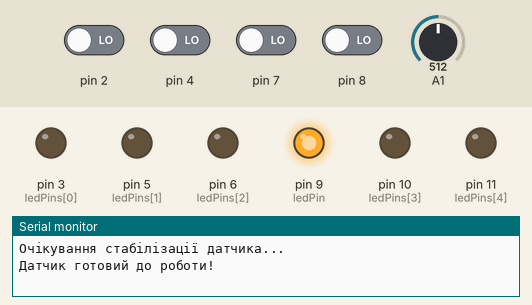
The sketch below on a simulated Arduino Uno, built with avr-gcc and run on an emulated ATmega328P. Shown: output pins drawn as LEDs (lit = HIGH), the last lines printed to the serial monitor. Inputs (shaded band) come from the test bench; at power-on: pin 2, pin 4, pin 7, pin 8 LOW, A1 = 512.

Above: at 1.2 s.
1.3 s: A1 set to 111
At 7.71 s:
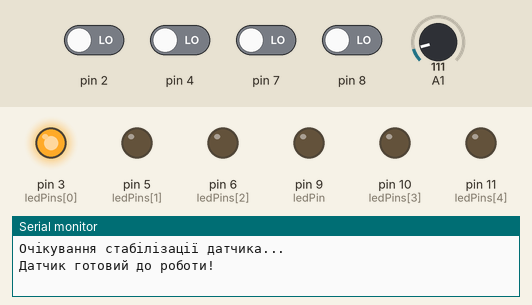
16.4 s: A1 set to 95
At 19.51 s:
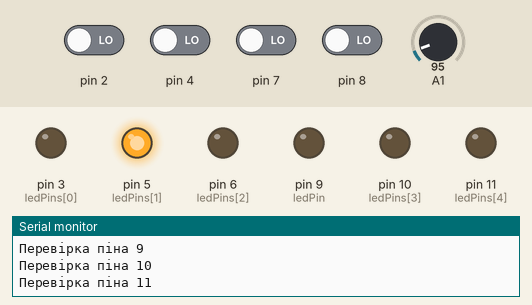
31.5 s: A1 set to 122
At 35.4 s:
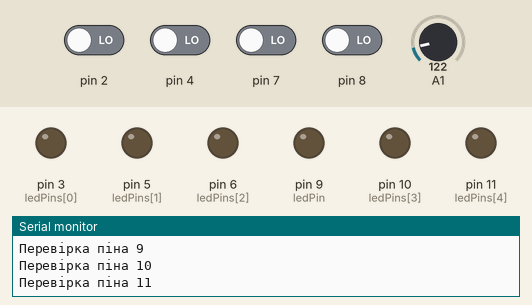
46.6 s: pin 2 driven HIGH
61.7 s: A1 set to 90
Timing chart, 0 to 67.6 s (numbered marks = the images above; inputs shaded):
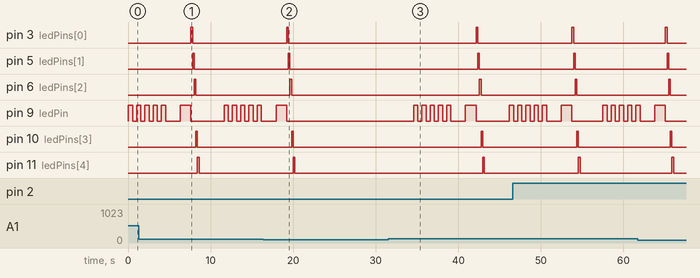

The sketch:

loop.ino
```cpp
unsigned int ledPin = 9; // Пін з підтримкою ШІМ (PWM)
unsigned int ledPins[] = {3, 5, 6, 10, 11}; // Масив номерів пінів ШІМ (PWM)
int count = sizeof(ledPins) / sizeof(ledPins[0]); // Обчислюємо довжину (5)

int sensorPin = A0;
int sensorValue;

void setup() {
  //  Налаштовуємо led пін на вихід
  pinMode(ledPin, OUTPUT);

  // Налаштовуємо всі піни на вихід одним циклом
  for (int i = 0; i < count; i++) {
    pinMode(ledPins[i], OUTPUT);
  }

  Serial.begin(9600);
  Serial.println("Очікування стабілізації датчика...");

  // Цикл триває, поки значення з датчика занадто низьке
  while (analogRead(sensorPin) < 200) {
    delay(100);
    // Програма "зависне" тут, поки сигнал не перевищить 200
  }

  Serial.println("Датчик готовий до роботи!");
}

void loop() {
  for(int i = 0; i < 5; i++){
    blinkLED(ledPin, 500);
  }

  // Збільшуємо яскравість від 0 до 255
  // i++ == i = i + 1
  // Наприклад: для кроку черуз 1 можна використовувати і = і + 2
  for (int brightness = 0; brightness <= 255; brightness++) {
    analogWrite(ledPin, brightness);
    delay(5); // Затримка для плавності
  }

  // Зменшуємо яскравість від 255 до 0
  for (int brightness = 255; brightness >= 0; brightness--) {
    analogWrite(ledPin, brightness);
    delay(5);
  }

  // Почергово вмикаємо кожен світлодіод ("біжучий вогонь")
  for (int i = 0; i < count; i++) {
    digitalWrite(ledPins[i], HIGH);
    delay(200);
    digitalWrite(ledPins[i], LOW);
  }

  do {
    sensorValue = analogRead(A1);
    Serial.print("Зчитуємо: ");
    Serial.println(sensorValue);
    delay(100);
    // Повторюємо, поки значення менше 100
  } while (sensorValue < 100);
  Serial.println("Поріг подолано!");

  // 1. Зовнішній цикл вибирає, який світлодіод зараз працює
  for (int i = 0; i < count; i++) {

    // 2. Внутрішній цикл плавно піднімає яскравість вибраного LED
    for (int brightness = 0; brightness <= 255; brightness++) {
      analogWrite(ledPins[i], brightness);
      delay(2);
    }
    // Вимикаємо перед переходом до наступного піна
    digitalWrite(ledPins[i], LOW);
  }

  Serial.println("--- Початок сканування датчиків ---");

  for (int i = 2; i <= 11; i++) {
    // 1. Приклад continue
    if (i == 5) {
      Serial.println("Пін 5 зарезервовано. Пропускаємо...");
      continue; // негайно переходить до i = 6, ігноруючи код нижче
    }

    Serial.print("Перевірка піна ");
    Serial.println(i);

    // 2. Приклад break
    if (digitalRead(i) == HIGH) {
      Serial.print("Знайдено сигнал на піні: ");
      Serial.println(i);
      // негайно перериває весь цикл for і виходить із нього
      break;
    }
  }
}

void blinkLED(int pin, int duration) {
  // включення pin
  digitalWrite(pin, HIGH);
  // затримка
  delay(duration);
  // виключення pin
  digitalWrite(pin, LOW);
  // затримка
  delay(duration);
}
```

Measured:
- the behaviour switches between 100 and 99 on A1 (found by bisection; images 1 and 2)
- after the input at 31.5 s, pin 3 (ledPins[0]): LOW → HIGH after 10.7 s, → LOW 0.20 s later; pin 5 (ledPins[1]): LOW → HIGH after 10.9 s, → LOW 0.20 s later
